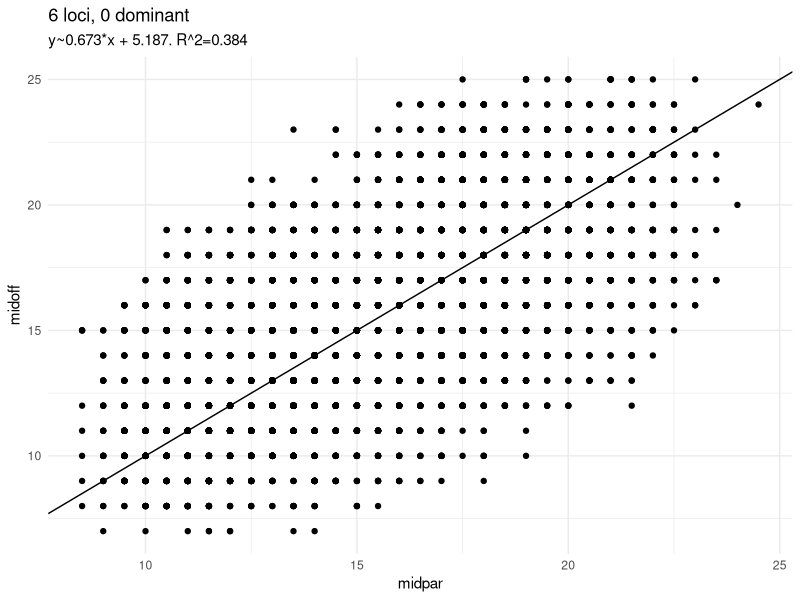
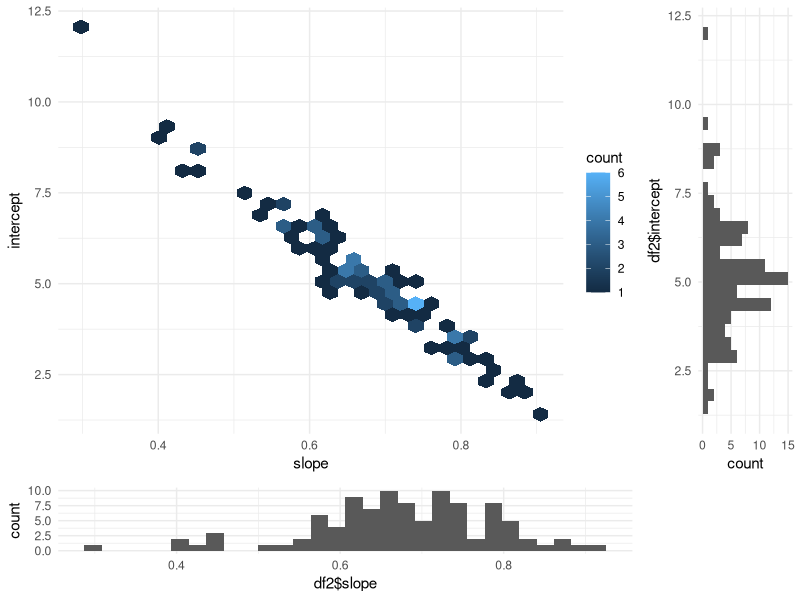

Reproduce these figures in R, in order.
library(tidyverse)
library(broom)
library(patchwork)
library(gridExtra)


num_simulations <- 100
num_groups <- 30

number_loci <- 6
min_num_hetero <- 3 # Minimum number of loci that are heterozygotic

number_of_dom <- 0 # Number of dominant loci
effect_A1 <- +1 # Value +1
effect_A2 <- 0 # Value 0

# Additive d=0, complete dominance d=a1, partial dominance mid<d<a1,
# Overdominance d>a1, underdominance. d<a1
effect_d <- 0.5

env_type <- "Uniform"
env_sd <- 2
env_effect <- 1 # Multiplier of the env_effect
epistasis <- FALSE # Turn to TRUE, to activate epistasis
epistasis_level <- 6 # If N loci have at least 1 A1
epistasis_value <- +10 # add X to the genotypic value
baseline <- 10


# Uniform distribution, with expected value 0
#env_range <-  # Normal distribution

if (env_type=="Uniform"){
  env_range <- c(-3:-1,1,3)
} else if (env_type=="Normal"){
  env_range <- round(rnorm(n = 1000,mean=0,sd=env_sd),2)
} else{print("error")}


possible_num_homo <- 0:(number_loci-min_num_hetero)
number_of_add <- number_loci - number_of_dom # Number of additive loci
add_vec <- rep("ADD",number_of_add)
dom_vec <- rep("DOM",number_of_dom)
all_effect <- c(add_vec,dom_vec)
all_effect <- sample(all_effect,size=number_loci,replace = FALSE)
mid_effect <- mean(c(effect_A1,effect_A2)) # Midpoint value
effect_a1 <- effect_A1-mid_effect # Value +a
effect_a2 <- effect_A2-mid_effect # Value -a
minimum_pheno_value <- baseline+env_effect*min(env_range)+2*number_loci*min(c(effect_A1,effect_A2))

slope_vec <- c()
intercept_vec <- c()
R.squared_vec <- c()
plot_vec <- list()
all_sim <- list()
for (simulation in 1:num_simulations){
all_data <- list()

for (group in 1:num_groups){

sample_genotype <- function(num_loci){
  hom <- sample(possible_num_homo,1) # How many loci are homozygote per genotype
  het <- num_loci-hom # How many loci are heterozygote per genotype
  hom_vec <- rep("HOM",hom)
  het_vec <- rep("HET",het)
  
  all_loci <- c(hom_vec,het_vec)
  all_loci <- sample(all_loci,size=num_loci,replace = FALSE) #vector with homo/heterozygote values
  chromosome1 <- sample(c("A1","A2"),num_loci,replace=TRUE) # random values for A1 or A2 in one chromosome
  chromosome2 <- c()
  for (i in seq_along(all_loci)){ # For every loci:
    if (all_loci[i]=="HOM"){ # If value is homozygote
      chromosome2[i] <- chromosome1[i] # The second chromosome has the same value
    } else if(all_loci[i]=="HET"){ # If value is heterozygote
      if (chromosome1[i]=="A1"){ # and the chromosome 1 is A1
        chromosome2[i] <- "A2" # chromosome 2 is A2
      } else if (chromosome1[i]=="A2"){ # and the chromosome 1 is A2
        chromosome2[i] <- "A1" # chromosome 2 is A1
      } 
    else{print("error")}
    }
    
  genotype <- rbind(chromosome1,chromosome2) # Bind both chromosomes to form a genotype
  return(genotype)
}
}

# Sample 4 parental genotypes:
par1 <- sample_genotype(number_loci) 
par2 <- sample_genotype(number_loci)
par3 <- sample_genotype(number_loci)
par4 <- sample_genotype(number_loci)
all_geno <- list(par1,par2,par3,par4)
names(all_geno) <- c("par1","par2","par3","par4")

# Given two parental genotypes, generate 2 gametes and combine them
get_offspring <- function(genotype1,genotype2){
  gamete1 <- c()
  for (i in 1:dim(genotype1)[2]){
    if (genotype1[1,i]==genotype1[2,i]){
      # If locus is homozygote, position is the same 
      gamete1[i] <- genotype1[1,i]
    } else if (genotype1[1,i]!=genotype1[2,i]){
      # If locus is heterozygote, roll a coin 
      gamete1[i] <- sample(c(genotype1[1,i],genotype1[2,i]),1)
    }
  }
  
  gamete2 <- c()
  for (i in 1:dim(genotype2)[2]){
    if (genotype2[1,i]==genotype2[2,i]){
      # If locus is homozygote, position is the same 
      gamete2[i] <- genotype2[1,i]
    } else if (genotype2[1,i]!=genotype2[2,i]){
      # If locus is heterozygote, roll a coin 
      gamete2[i] <- sample(c(genotype2[1,i],genotype2[2,i]),1)
    }
  }
  
  # Combine both gametes to make a new genotype
  new_genotype <- rbind(gamete1,gamete2)
  return(new_genotype)
}


# Get phenotype given a genotype, additive, dominance, environment and epistasis.
get_phenotype <- function(geno,baseline=baseline,
                          effect_a1,effect_a2,effect_d){
  effect_val <- c()
  for (e in seq_along(all_effect)){ # For every loci
    if (all_effect[e]=="DOM"){ # If the locus is dominant:
      effect_val[e] <- ifelse(geno[1,e]=="A1"&geno[2,e]=="A1",
                              2*(mid_effect+effect_a1),
                                  ifelse(geno[1,e]=="A1"&geno[2,e]=="A2"|
                                           geno[1,e]=="A2"&geno[2,e]=="A1",
                                         mid_effect+effect_d+mid_effect+effect_d,
                                         ifelse(geno[1,e]=="A2"&geno[2,e]=="A2",
                                                2*(mid_effect+effect_a2))))
      
      
    } else if(all_effect[e]=="ADD"){ # If the locus is additive:
      effect_val[e] <- ifelse(geno[1,e]=="A1"&geno[2,e]=="A1",
                              2*(mid_effect+effect_a1),
                              ifelse(geno[1,e]=="A1"&geno[2,e]=="A2"|
                                       geno[1,e]=="A2"&geno[2,e]=="A1",
                                     mid_effect+effect_a1+mid_effect+effect_a2,
                                     ifelse(geno[1,e]=="A2"&geno[2,e]=="A2",
                                            2*(mid_effect+effect_a2))))
    }  
      else{print("error")}
  }
  
  # Epistasis term:
  if(epistasis==TRUE){ #If epistasis is present
    epis_val <- ifelse(sum(effect_val>=1)>=epistasis_level,TRUE,FALSE)
    geno_val <- ifelse(epis_val,sum(effect_val)+epistasis_value,sum(effect_val))
  } else{
    # No epistasis:
    geno_val <- sum(effect_val)
  }
  

  env_val <- sample(env_range,size=1) # Sample the environmental range
  pheno <- baseline+env_effect*env_val+geno_val
  return(c(baseline,env_val,geno_val,pheno))
}

pheno_par1 <- get_phenotype(par1,baseline=baseline,
                            effect_a1=effect_a1,
                            effect_a2=effect_a2,
                            effect_d=effect_d)
pheno_par2 <- get_phenotype(par2,baseline=baseline,
                            effect_a1=effect_a1,
                            effect_a2=effect_a2,
                            effect_d=effect_d)
pheno_par3 <- get_phenotype(par3,baseline=baseline,
                            effect_a1=effect_a1,
                            effect_a2=effect_a2,
                            effect_d=effect_d)
pheno_par4 <- get_phenotype(par4,baseline=baseline,
                            effect_a1=effect_a1,
                            effect_a2=effect_a2,
                            effect_d=effect_d)

pheno_table <- rbind(pheno_par1,pheno_par2,
      pheno_par3,pheno_par4) 
name <- gsub("pheno_","",rownames(pheno_table))
pheno_table <- pheno_table |> as_tibble()
pheno_table$name <- name
colnames(pheno_table) <- c("baseline","environment_val",
                           "genotype_val","phenotype_val","name")

all_parents_phenotypes_sorted <- pheno_table |> 
  arrange(phenotype_val)

small_parents <- all_parents_phenotypes_sorted[1:2,]
large_parents <- all_parents_phenotypes_sorted[3:4,]


offspring1_large <- get_offspring(get(pull(large_parents[1,5])),get(pull(large_parents[2,5])))
offspring2_large <- get_offspring(get(pull(large_parents[1,5])),get(pull(large_parents[2,5])))
pheno_large_off1 <- get_phenotype(offspring1_large,baseline=baseline,
                                  effect_a1=effect_a1,
                                  effect_a2=effect_a2,
                                  effect_d=effect_d)
pheno_large_off2 <- get_phenotype(offspring2_large,baseline=baseline,
                                  effect_a1=effect_a1,
                                  effect_a2=effect_a2,
                                  effect_d=effect_d)
offspring1_small <- get_offspring(get(pull(small_parents[1,5])),get(pull(small_parents[2,5])))
offspring2_small <- get_offspring(get(pull(small_parents[1,5])),get(pull(small_parents[2,5])))
pheno_small_off1 <- get_phenotype(offspring1_small,baseline=baseline,
                                  effect_a1=effect_a1,
                                  effect_a2=effect_a2,
                                  effect_d=effect_d)
pheno_small_off2 <- get_phenotype(offspring2_small,baseline=baseline,
                                  effect_a1=effect_a1,
                                  effect_a2=effect_a2,
                                  effect_d=effect_d)
midparent_large <- mean(large_parents$phenotype_val)
midparent_small <- mean(small_parents$phenotype_val)

midoffspring_large <- mean(pheno_large_off1[4],pheno_large_off2[4])
midoffspring_small <- mean(pheno_small_off1[4],pheno_small_off2[4])

all_data[[group]] <- c(group,unlist(large_parents[1,c(-1,-5)]),
                     unlist(large_parents[2,c(-1,-5)]),
                     midparent_large,
                     pheno_large_off1[-1],
                     pheno_large_off2[-1],
                     midoffspring_large,
                     unlist(small_parents[1,c(-1,-5)]),
                     unlist(small_parents[2,c(-1,-5)]),
                     midparent_small,
                     pheno_small_off1[-1],
                     pheno_small_off2[-1],
                     midoffspring_small)
}

all_data_df <- do.call("rbind",all_data)
colnames(all_data_df) <- c("group","largep_env1","largep_geno1","largep_pheno1",
                           "largep_env2","largep_geno2","largep_pheno2",
                           "large_midpar",
                           "largeo_env1","largeo_geno1","largeo_pheno1",
                           "largeo_env2","largeo_geno2","largeo_pheno2",
                           "large_moff",
                           "smallp_env1","smallp_geno1","smallp_pheno1",
                           "smallp_env2","smallp_geno2","smallp_pheno2",
                           "small_midpar",
                           "smallo_env1","smallo_geno1","smallo_pheno1",
                           "smallo_env2","smallo_geno2","smallo_pheno2",
                           "small_midoff")

large_df <- all_data_df[,1:15] |> as.data.frame()
large_df$type <- "large"
colnames(large_df) <- c("group","p_env1","p_geno1","p_pheno1",
                        "p_env2","p_geno2","p_pheno2",
                        "midpar",
                        "o_env1","o_geno1","o_pheno1",
                        "o_env2","o_geno2","o_pheno2",
                        "midoff","type")
small_df <- all_data_df[,c(1,16:29)]|> as.data.frame()
small_df$type <- "small"
colnames(small_df) <- c("group","p_env1","p_geno1","p_pheno1",
                        "p_env2","p_geno2","p_pheno2",
                        "midpar",
                        "o_env1","o_geno1","o_pheno1",
                        "o_env2","o_geno2","o_pheno2",
                        "midoff","type")

all_data_df2 <- rbind(large_df,
                      small_df)

all_sim[[simulation]] <- all_data_df2
mod1 <- lm(midoff~midpar,all_data_df2)
glance(mod1)

slope <- pull(round(tidy(mod1)[2,2],3))
intercept <- pull(round(tidy(mod1)[1,2],3))
r.squared <- pull(round(glance(mod1)[1],3))


slope_vec[[simulation]] <- slope
intercept_vec[[simulation]] <- intercept
R.squared_vec[[simulation]] <- r.squared

subtitle1 <- paste0("y~",
       slope,
       "*x + ",
       intercept,
       ". R^2=",
       r.squared)
       

plot_vec[[simulation]] <- all_data_df2 |> 
  ggplot(aes(x=midpar,y=midoff))+
  theme_minimal()+
  geom_point()+
  geom_abline()+
  ggtitle(subtitle1)

}

# Data for 1000 simulations:

slope_vec <- unlist(slope_vec)
intercept_vec <- unlist(intercept_vec)
R.squared_vec <- unlist(R.squared_vec)
names(all_sim) <- paste0("Simulation",1:length(all_sim))
df <- bind_rows(all_sim, .id = "simulation_name")

mod2 <- lm(midoff~midpar,df)
glance(mod2)

slope <- pull(round(tidy(mod2)[2,2],3))
intercept <- pull(round(tidy(mod2)[1,2],3))
r.squared <- pull(round(glance(mod2)[1],3))

title1 <- paste0(number_loci," loci, ",number_of_dom, " dominant")

subtitle1 <- paste0("y~",
                 slope,
                 "*x + ",
                 intercept,
                 ". R^2=",
                 r.squared)

df |> 
  ggplot(aes(x=midpar,y=midoff))+
  geom_point()+
  geom_abline()+
  theme_minimal()+
  labs(title=title1,
          subtitle=subtitle1)


regression_lines_df <- data.frame()

# Loop through each slope and intercept combination
for (i in 1:length(slope_vec)) {
  # Calculate the endpoints of the line using the range of x values
  x_range <- range(df$midpar)
  y_range <- slope_vec[i] * x_range + intercept_vec[i]
  
  # Create a dataframe for this line
  line_df <- data.frame(x = x_range, y = y_range)
  
  # Add a column to identify the simulation
  line_df$simulation <- paste0("Simulation ", i)
  
  # Add this line to the dataframe storing all regression lines
  regression_lines_df <- rbind(regression_lines_df, line_df)
}

# Plot the original points and regression lines
p1 <- df |> 
  ggplot(aes(x = midpar, y = midoff)) +
  geom_point() +
  geom_line(data = regression_lines_df,
            aes(x = x, y = y, group = simulation),
            color = "red", alpha = 0.2) +
  geom_abline(slope=mean(slope_vec),
              intercept=mean(intercept_vec),
              col="blue",lwd=1.5)+
  xlab("Midparent diameter (cm)")+
  ylab("Midoffspring diameter (cm)")+
  theme_minimal() +
  labs(title=title1,
          subtitle=subtitle1)+
  geom_vline(aes(xintercept=10))+
  geom_hline(aes(yintercept=10))+
  geom_vline(aes(xintercept=minimum_pheno_value,col="red"))+
  geom_hline(aes(yintercept=minimum_pheno_value,col="red"))+
  theme(legend.position = "none")
  

sum(slope_vec<=0.45)/length(slope_vec)

print(paste0("Heritability less than 0=",sum(slope_vec<=0)/length(slope_vec)))

df2 <- cbind(slope=slope_vec,intercept=intercept_vec) |> 
  as.data.frame()

scatter <- df2 |> 
  ggplot(aes(x=slope,y=intercept))+
  theme_minimal()+
  geom_hex()

hist_bottom <- ggplot()+geom_histogram(aes(df2$slope))+theme_minimal()
hist_right <- ggplot()+geom_histogram(aes(df2$intercept))+coord_flip()+theme_minimal()
empty <- ggplot()+geom_point(aes(1,1), colour="white")+
  theme(axis.ticks=element_blank(), 
        panel.background=element_blank(), 
        axis.text.x=element_blank(), axis.text.y=element_blank(),           
        axis.title.x=element_blank(), axis.title.y=element_blank())

p2 <- grid.arrange(scatter, 
             hist_right,
             hist_bottom, 
             empty,
             ncol=2, nrow=2, widths=c(4, 1), heights=c(4, 1))